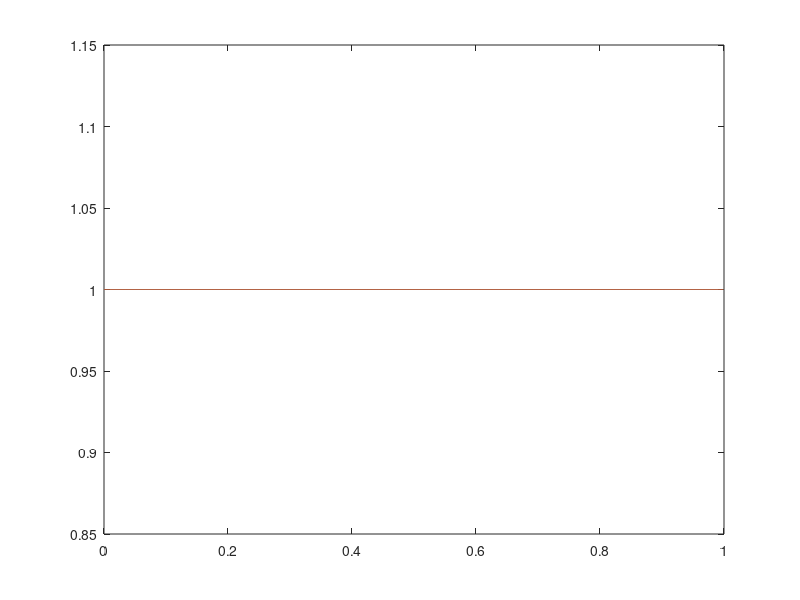

Write MATLAB code to recreate this figure. (Note: this script raises an error after producing the figure.)
clear all;close all;clc;

Nf=12
b=[zeros(1,Nf-1),1];
a=[1,zeros(1,Nf-1)];

b2=conv(b,b);
a2=conv(a,a);

N=1024;
teta=0:1/N:1-1/N;
delta=[1,zeros(1,N-1)];

h1=filter(b,a,delta);
H1=fft(h1);
h2=filter(b2,a2,delta);
H2=fft(h2);

plot(teta,abs(H1),teta,abs(H2));

cut_off1=abs(max(H1))/sqrt(2);
cut_off2=abs(max(H2))/sqrt(2);

fnd1=find(abs(abs(H1)-cut_off1)<0.001);
fnd2=find(abs(abs(H2)-cut_off2)<0.01);

hold
if ~isempty(fnd1)
   point1=teta(fnd1) 
   plot(teta(fnd1),abs(H1(fnd1)),'red'); 
end
if ~isempty(fnd2)
   point1=teta(fnd2) 
   plot(teta(fnd2),abs(H2(fnd2)),'green'); 
end
hold
   

figure
plot(teta,phase(H1),teta,phase(H2));
title('phase digram');
